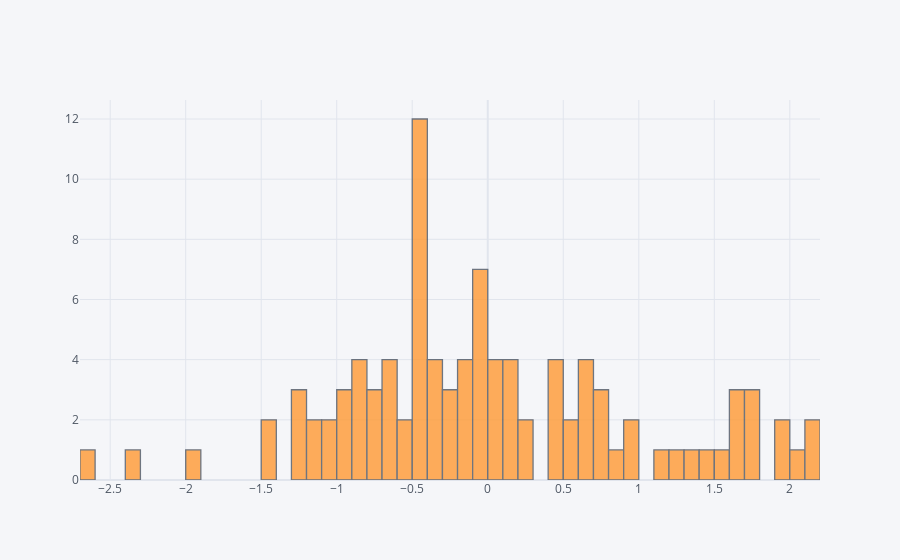

Notebook code cell kept with this figure:
### Code cell
df['A'].iplot(kind='hist',bins=50)

### Figure 1 — Plotly figure (JSON) as saved in the notebook; plotly's stock layout.template omitted (floating-point values rounded to 4 significant figures)
{"data": [{"histfunc": "count", "histnorm": "", "marker": {"color": "rgba(255, 153, 51, 1.0)", "line": {"color": "#4D5663", "width": 1.3}}, "name": "A", "nbinsx": 50, "opacity": 0.8, "orientation": "v", "type": "histogram", "x": [-1.976, -0.06195, 1.586, -1.253, -0.0544, -0.61, -0.426, 1.301, 1.675, 0.161, -0.4929, -0.1192, -0.701, -0.4747, -0.4017, -0.4262, 0.09028, -0.03383, 0.2513, 0.09501, 0.5868, -0.4693, 0.4617, 0.06495, 0.2681, -1.499, 1.764, 1.486, 0.1539, -0.6841, -0.1342, 0.7461, -0.755, -0.0512, -0.4748, -2.368, -0.3078, -0.4919, -0.765, -2.614, 0.6362, -0.8199, -0.4785, -0.3056, 1.742, 1.91, 0.9407, -1.209, 0.6724, 0.6043, 1.696, -0.8895, -1.031, 0.004524, 1.976, 0.5429, -0.472, 0.4749, -0.2835, -0.04097, 0.968, 0.8936, -0.19, -0.5352, -0.6307, -0.882, -0.925, -1.28, -1.491, -1.101, 0.4968, 0.4777, 0.1984, -0.5679, -0.4705, -0.6849, -0.3447, -0.2379, 2.165, 0.6632, 2.0, -0.05164, -0.3295, 0.1233, -1.024, 1.633, -0.8922, -0.1928, 1.779, 1.286, 0.7479, 0.7045, -0.4949, 2.163, -0.07173, -0.9714, -0.2567, -0.9862, -1.157, 1.199]}], "layout": {"barmode": "overlay", "legend": {"bgcolor": "#F5F6F9", "font": {"color": "#4D5663"}}, "paper_bgcolor": "#F5F6F9", "plot_bgcolor": "#F5F6F9", "title": {"font": {"color": "#4D5663"}}, "xaxis": {"gridcolor": "#E1E5ED", "showgrid": true, "tickfont": {"color": "#4D5663"}, "title": {"font": {"color": "#4D5663"}, "text": ""}, "zerolinecolor": "#E1E5ED"}, "yaxis": {"gridcolor": "#E1E5ED", "showgrid": true, "tickfont": {"color": "#4D5663"}, "title": {"font": {"color": "#4D5663"}, "text": ""}, "zerolinecolor": "#E1E5ED"}}}
